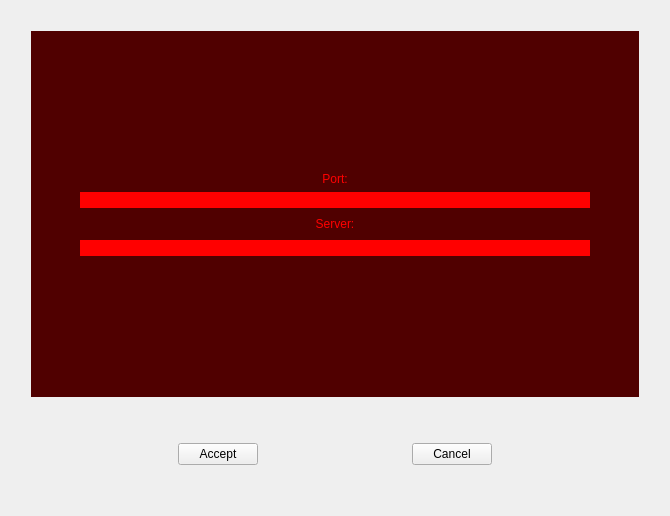
<?xml version="1.0" encoding="UTF-8"?>
<ui version="4.0">
 <class>NicknameScreen</class>
 <widget class="QWidget" name="NicknameScreen">
  <property name="geometry">
   <rect>
    <x>0</x>
    <y>0</y>
    <width>670</width>
    <height>516</height>
   </rect>
  </property>
  <property name="windowTitle">
   <string>Form</string>
  </property>
  <layout class="QGridLayout" name="gridLayout_2">
   <item row="1" column="0">
    <spacer name="horizontalSpacer_4">
     <property name="orientation">
      <enum>Qt::Horizontal</enum>
     </property>
     <property name="sizeType">
      <enum>QSizePolicy::Fixed</enum>
     </property>
     <property name="sizeHint" stdset="0">
      <size>
       <width>20</width>
       <height>20</height>
      </size>
     </property>
    </spacer>
   </item>
   <item row="0" column="1">
    <spacer name="verticalSpacer_3">
     <property name="orientation">
      <enum>Qt::Vertical</enum>
     </property>
     <property name="sizeType">
      <enum>QSizePolicy::Fixed</enum>
     </property>
     <property name="sizeHint" stdset="0">
      <size>
       <width>20</width>
       <height>20</height>
      </size>
     </property>
    </spacer>
   </item>
   <item row="2" column="1">
    <spacer name="verticalSpacer">
     <property name="orientation">
      <enum>Qt::Vertical</enum>
     </property>
     <property name="sizeHint" stdset="0">
      <size>
       <width>20</width>
       <height>40</height>
      </size>
     </property>
    </spacer>
   </item>
   <item row="1" column="2">
    <spacer name="horizontalSpacer_5">
     <property name="orientation">
      <enum>Qt::Horizontal</enum>
     </property>
     <property name="sizeType">
      <enum>QSizePolicy::Fixed</enum>
     </property>
     <property name="sizeHint" stdset="0">
      <size>
       <width>20</width>
       <height>20</height>
      </size>
     </property>
    </spacer>
   </item>
   <item row="4" column="1">
    <spacer name="verticalSpacer_2">
     <property name="orientation">
      <enum>Qt::Vertical</enum>
     </property>
     <property name="sizeHint" stdset="0">
      <size>
       <width>20</width>
       <height>40</height>
      </size>
     </property>
    </spacer>
   </item>
   <item row="3" column="1">
    <layout class="QHBoxLayout" name="horizontalLayout">
     <item>
      <spacer name="horizontalSpacer">
       <property name="orientation">
        <enum>Qt::Horizontal</enum>
       </property>
       <property name="sizeHint" stdset="0">
        <size>
         <width>40</width>
         <height>20</height>
        </size>
       </property>
      </spacer>
     </item>
     <item>
      <widget class="QPushButton" name="acceptButton">
       <property name="text">
        <string>Accept</string>
       </property>
      </widget>
     </item>
     <item>
      <spacer name="horizontalSpacer_3">
       <property name="orientation">
        <enum>Qt::Horizontal</enum>
       </property>
       <property name="sizeHint" stdset="0">
        <size>
         <width>40</width>
         <height>20</height>
        </size>
       </property>
      </spacer>
     </item>
     <item>
      <widget class="QPushButton" name="cancelButton">
       <property name="text">
        <string>Cancel</string>
       </property>
      </widget>
     </item>
     <item>
      <spacer name="horizontalSpacer_2">
       <property name="orientation">
        <enum>Qt::Horizontal</enum>
       </property>
       <property name="sizeHint" stdset="0">
        <size>
         <width>40</width>
         <height>20</height>
        </size>
       </property>
      </spacer>
     </item>
    </layout>
   </item>
   <item row="1" column="1">
    <widget class="QFrame" name="frame">
     <property name="sizePolicy">
      <sizepolicy hsizetype="Preferred" vsizetype="Expanding">
       <horstretch>100</horstretch>
       <verstretch>50</verstretch>
      </sizepolicy>
     </property>
     <property name="styleSheet">
      <string notr="true">background: rgb(80, 0, 0);
border:  0</string>
     </property>
     <property name="frameShape">
      <enum>QFrame::StyledPanel</enum>
     </property>
     <property name="frameShadow">
      <enum>QFrame::Raised</enum>
     </property>
     <layout class="QGridLayout" name="gridLayout_3">
      <item row="6" column="1">
       <spacer name="verticalSpacer_4">
        <property name="orientation">
         <enum>Qt::Vertical</enum>
        </property>
        <property name="sizeHint" stdset="0">
         <size>
          <width>20</width>
          <height>40</height>
         </size>
        </property>
       </spacer>
      </item>
      <item row="3" column="1">
       <widget class="QLineEdit" name="portLineEdit">
        <property name="styleSheet">
         <string notr="true">background: red</string>
        </property>
       </widget>
      </item>
      <item row="0" column="1">
       <spacer name="verticalSpacer_5">
        <property name="orientation">
         <enum>Qt::Vertical</enum>
        </property>
        <property name="sizeHint" stdset="0">
         <size>
          <width>20</width>
          <height>40</height>
         </size>
        </property>
       </spacer>
      </item>
      <item row="4" column="1">
       <widget class="QLabel" name="serverLabel">
        <property name="styleSheet">
         <string notr="true">color: red</string>
        </property>
        <property name="text">
         <string>Server:</string>
        </property>
        <property name="alignment">
         <set>Qt::AlignCenter</set>
        </property>
       </widget>
      </item>
      <item row="2" column="1">
       <widget class="QLabel" name="portLabel">
        <property name="styleSheet">
         <string notr="true">color: red</string>
        </property>
        <property name="text">
         <string>Port:</string>
        </property>
        <property name="alignment">
         <set>Qt::AlignCenter</set>
        </property>
       </widget>
      </item>
      <item row="5" column="1">
       <widget class="QLineEdit" name="serverLineEdit">
        <property name="styleSheet">
         <string notr="true">background: red</string>
        </property>
       </widget>
      </item>
      <item row="4" column="2">
       <spacer name="horizontalSpacer_7">
        <property name="orientation">
         <enum>Qt::Horizontal</enum>
        </property>
        <property name="sizeType">
         <enum>QSizePolicy::Fixed</enum>
        </property>
        <property name="sizeHint" stdset="0">
         <size>
          <width>40</width>
          <height>20</height>
         </size>
        </property>
       </spacer>
      </item>
      <item row="4" column="0">
       <spacer name="horizontalSpacer_6">
        <property name="orientation">
         <enum>Qt::Horizontal</enum>
        </property>
        <property name="sizeType">
         <enum>QSizePolicy::Fixed</enum>
        </property>
        <property name="sizeHint" stdset="0">
         <size>
          <width>40</width>
          <height>20</height>
         </size>
        </property>
       </spacer>
      </item>
     </layout>
    </widget>
   </item>
  </layout>
 </widget>
 <resources/>
 <connections/>
</ui>
